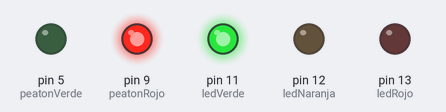
A sketch run on a simulated Arduino Uno, built with avr-gcc and run on an emulated ATmega328P. Shown: output pins drawn as LEDs (lit = HIGH).

Above: at 2.5 s.
At 6.0 s:
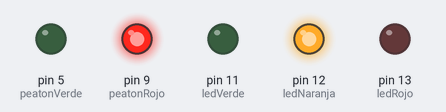
At 9.5 s:
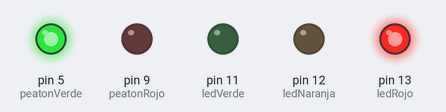
Timing chart, 0 to 15.6 s (numbered marks = the images above):
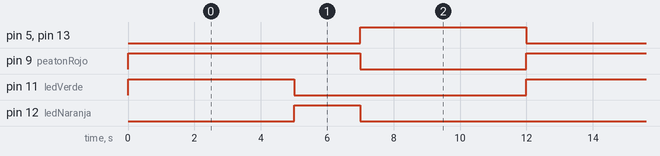

Measured:
- by itself, pin 5 (peatonVerde), pin 11 (ledVerde), pin 13 (ledRojo): alternates HIGH for 5.0 s and LOW for 7.0 s
- by itself, pin 9 (peatonRojo): alternates HIGH for 7.0 s and LOW for 5.0 s
- by itself, pin 12 (ledNaranja): alternates HIGH for 2.0 s and LOW for 10.0 s

The sketch:

02-semaforo-mejora2.ino
```cpp
// Semáforo con semáforo de peatones en el LED RGB

const int ledVerde = 11;    // LED verde conectado al pin 11
const int ledNaranja = 12;  // LED naranja conectado al pin 12
const int ledRojo = 13;     // LED rojo conectado al pin 13
const int peatonRojo = 9;   // rojo del LED RGB conectado al pin 9
const int peatonVerde = 5;  // verde del LED RGB conectado al pin 5

void setup() {
  pinMode(ledVerde, OUTPUT);
  pinMode(ledNaranja, OUTPUT);
  pinMode(ledRojo, OUTPUT);
  pinMode(peatonRojo, OUTPUT);
  pinMode(peatonVerde, OUTPUT);
}

void loop() {
  // coches en verde: peatones en rojo
  digitalWrite(peatonRojo, HIGH);
  digitalWrite(ledVerde, HIGH);
  delay(5000);
  digitalWrite(ledVerde, LOW);

  // coches en naranja: peatones siguen en rojo
  digitalWrite(ledNaranja, HIGH);
  delay(2000);
  digitalWrite(ledNaranja, LOW);

  // coches en rojo: peatones en verde
  digitalWrite(peatonRojo, LOW);
  digitalWrite(peatonVerde, HIGH);
  digitalWrite(ledRojo, HIGH);
  delay(5000);
  digitalWrite(ledRojo, LOW);
  digitalWrite(peatonVerde, LOW);
}
```
